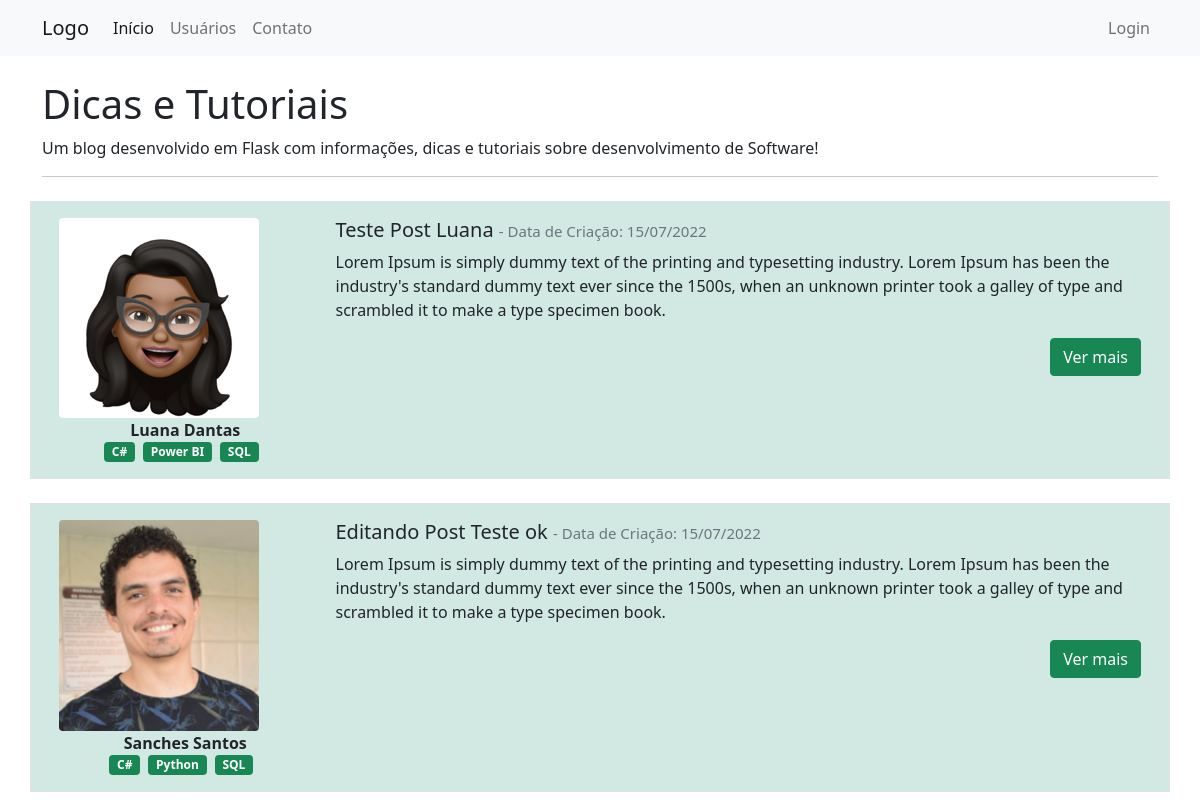
The page / on the database its author committed.
### appcomunidade/models.py (models this page shows, shortened)
class Post(database.Model):
    id = database.Column(database.Integer, primary_key=True)
    titulo = database.Column(database.String, nullable=False)
    corpo = database.Column(database.Text, nullable=False)
    data_criacao = database.Column(database.DateTime, nullable=False, default=datetime.utcnow)
    id_usuario = database.Column(database.Integer, database.ForeignKey('usuario.id'), nullable=False )

class Usuario(database.Model, UserMixin):
    id = database.Column(database.Integer, primary_key=True)
    username = database.Column(database.String, nullable=False)
    email = database.Column(database.String, nullable=False, unique=True)
    senha = database.Column(database.String, nullable=False)
    foto_perfil = database.Column(database.String, default='default.jpg')
    posts = database.relationship('Post', backref='autor', lazy=True)
    cursos = database.Column(database.String, nullable=False, default='Não informado')

### appcomunidade/routes.py (the view)
@app.route("/")
def home():
    posts = Post.query.order_by(Post.id.desc())
    path_foto_perfil = url_for('static', filename='fotos_perfil/')
    return render_template('home.html', posts = posts, path_foto_perfil = path_foto_perfil)

### appcomunidade/templates/home.html
{% extends 'base.html' %} {% block body %}
<div class="container mt-4">
  <h1>Dicas e Tutoriais</h1>
  <p>
    Um blog desenvolvido em Flask com informações, dicas e tutoriais sobre
    desenvolvimento de Software!
  </p>
  <hr />
  {% for post in posts %}
  <div class="row border mt-4 p-3 criarPost">
    <div class="col-3">
      <div class="image pe-2">
        <img
          src="{{ path_foto_perfil + post.autor.foto_perfil }}"
          class="rounded"
          width="200"
        />
      </div>
      <div class="row">
        <div class="col d-flex justify-content-center">
          <strong> {{post.autor.username}} </strong>
        </div>
      </div>
      <div class="row">
        <div class="col d-flex justify-content-center">
          {% for curso in post.autor.cursos.split(';') %}
          <span class="badge bg-success me-2">{{ curso }}</span>
          {% endfor %}
        </div>
      </div>
    </div>
    <div class="col-9">
      <h5 class="">
        {{ post.titulo }}
        <small class="text-muted" style="font-size: 15px">
          - Data de Criação: {{ post.data_criacao.strftime('%d/%m/%Y') }}</small
        >
      </h5>
      <p>{{ post.corpo }}</p>
      <div class="d-flex justify-content-end">
        <a href="{{ url_for('exibir_post', post_id = post.id) }}">
          <button type="button" class="btn btn-success">Ver mais</button>
        </a>
      </div>
    </div>
  </div>
  {% endfor %}
</div>
{% endblock %}

### appcomunidade/static/main.css (style rules this page uses)
.criarPost { background-color: #d2e8e3; }

### rows shown on the page
Post: foto_perfil (picture), autor.username "Luana Dantas", curso "C#" "Power BI" "SQL", titulo "Teste Post Luana", data_criacao "15/07/2022", corpo "Lorem Ipsum is simply dummy text of the printing and typesetting industry. Lorem Ipsum has been the industry's standard dummy text ever since the 1500s, when an unknown printer took a galley of type and scrambled it to make a type specimen book."
Post: foto_perfil (picture), autor.username "Sanches Santos", curso "C#" "Python" "SQL", titulo "Editando Post Teste ok", data_criacao "15/07/2022", corpo "Lorem Ipsum is simply dummy text of the printing and typesetting industry. Lorem Ipsum has been the industry's standard dummy text ever since the 1500s, when an unknown printer took a galley of type and scrambled it to make a type specimen book."
